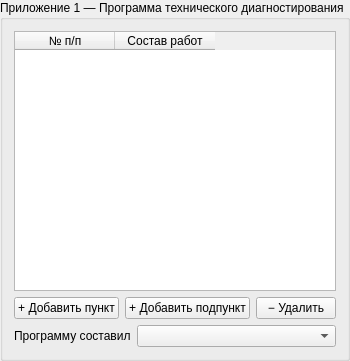
<widget class="QGroupBox" name="program_group">
 <property name="title"><string>Приложение 1 — Программа технического диагностирования</string></property>
 <layout class="QVBoxLayout" name="program_vlayout">
  <item><widget class="QTableWidget" name="table_program">
 <property name="minimumSize"><size><width>0</width><height>260</height></size></property>
 <property name="rowCount"><number>0</number></property>
 <property name="columnCount"><number>2</number></property>
<column><property name="text"><string>№ п/п</string></property></column>
<column><property name="text"><string>Состав работ</string></property></column>
</widget></item>
  <item><layout class="QHBoxLayout" name="program_buttons">
<item><widget class="QPushButton" name="pushButt_addProgramItem"><property name="text"><string>+ Добавить пункт</string></property></widget></item>
<item><widget class="QPushButton" name="pushButt_addProgramSubitem"><property name="text"><string>+ Добавить подпункт</string></property></widget></item>
<item><widget class="QPushButton" name="pushButt_removeProgramRow"><property name="text"><string>− Удалить</string></property></widget></item>
</layout></item>
  <item><layout class="QFormLayout" name="program_signer_form">
   <item row="0" column="0"><widget class="QLabel" name="label_program_specialist"><property name="text"><string>Программу составил</string></property></widget></item>
   <item row="0" column="1"><widget class="QComboBox" name="program_specialist" /></item>
  </layout></item>
 </layout>
</widget>
